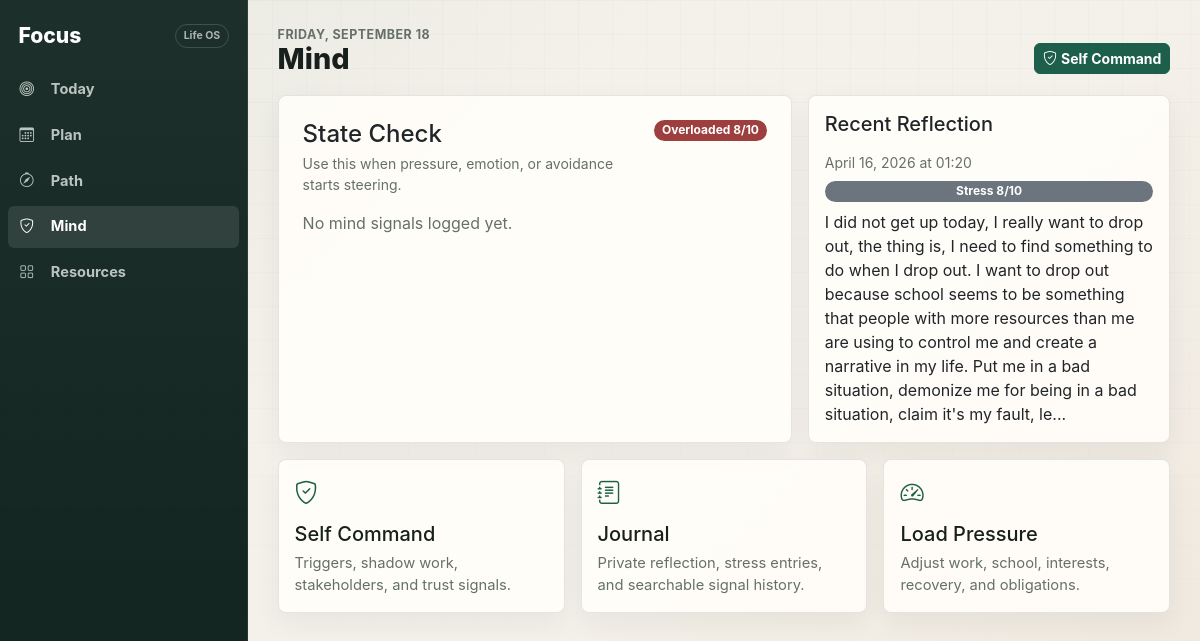
The page /mind on the database its author committed.
### models.py (models this page shows)
class JournalEntry(db.Model):
    __tablename__ = "journal_entries"
    id = db.Column(db.String(36), primary_key=True, default=new_uuid)
    body = db.Column(db.Text, nullable=False)
    stress_level = db.Column(db.Integer, nullable=True)
    created_at = db.Column(db.DateTime, default=datetime.utcnow)
    updated_at = db.Column(db.DateTime, default=datetime.utcnow, onupdate=datetime.utcnow)

### app.py (the view)
@app.route("/mind")
def mind_index():
    today = date.today()
    load_today = load_snapshot(today)
    latest_trigger = EmotionalTrigger.query.order_by(EmotionalTrigger.created_at.desc()).first()
    latest_shadow = ShadowEntry.query.order_by(ShadowEntry.created_at.desc()).first()
    last_entry = JournalEntry.query.order_by(JournalEntry.created_at.desc()).first()
    purpose_review = PurposeReview.query.order_by(PurposeReview.created_at.desc()).first()
    return render_template("hubs/mind.html",
        today=today,
        load_today=load_today,
        latest_trigger=latest_trigger,
        latest_shadow=latest_shadow,
        last_entry=last_entry,
        purpose_review=purpose_review
    )

### app.py (called while the page is built)
def scheduled_minutes_by_category(day_value):
    blocks = CalendarBlock.query.filter(
        db.func.date(CalendarBlock.starts_at) == day_value
    ).all()
    totals = {key: 0 for key, _ in CALENDAR_CATEGORIES}
    for block in blocks:
        category = block.category or "other"
        if category not in totals:
            category = "other"
        totals[category] += int(block.duration_minutes)
    return totals

### models.py (called while the page is built)
    @property
    def duration_minutes(self):
        delta = self.ends_at - self.starts_at
        return max(delta.total_seconds() / 60, 1)

### templates/hubs/mind.html (shortened to what this page needs)
{% extends "base.html" %}
{% block content %}
<div class="focus-page-title">
  <div>
    <div class="focus-kicker">{{ today.strftime('%A, %B %d') }}</div>
    <h2 class="focus-display mb-0">Mind</h2>
  </div>
  <a href="{{ url_for('self_command_index') }}" class="btn btn-sm btn-primary">
    <i class="bi bi-shield-check me-1"></i>Self Command
  </a>
</div>
<div class="row g-3">
  <div class="col-12 col-xl-7">
    <div class="card p-4 h-100">
      <div class="d-flex justify-content-between align-items-start gap-2 mb-3">
        <div>
          <h4 class="mb-1">State Check</h4>
          <div class="text-muted small">Use this when pressure, emotion, or avoidance starts steering.</div>
        </div>
        <span class="badge bg-{{ load_today.color }}">{{ load_today.label }} {{ load_today.pressure }}/10</span>
      </div>
      {% if latest_trigger %}
        <div class="focus-kicker mb-1">Latest trigger</div>
        <h5>{{ latest_trigger.emotion or 'Unlabeled emotion' }}</h5>
        <p class="mb-0">{{ latest_trigger.trigger_context[:260] }}{% if latest_trigger.trigger_context|length > 260 %}...{% endif %}</p>
      {% elif purpose_review %}
        <div class="focus-kicker mb-1">Latest purpose review</div>
        <h5>{{ purpose_review.status.replace('_', ' ').title() }}</h5>
        <p class="mb-0">{{ purpose_review.next_adjustment }}</p>
      {% else %}
        <p class="text-muted mb-0">No mind signals logged yet.</p>
      {% endif %}
    </div>
  </div>
  <div class="col-12 col-xl-5">
    <div class="card p-3 h-100">
      <h5 class="mb-3">Recent Reflection</h5>
      {% if last_entry %}
        <div class="text-muted small mb-2">{{ last_entry.created_at.strftime('%B %d, %Y at %H:%M') }}</div>
        {% if last_entry.stress_level %}
          <span class="badge bg-secondary mb-2">Stress {{ last_entry.stress_level }}/10</span>
        {% endif %}
        <p class="mb-0" style="white-space:pre-wrap;">{{ last_entry.body[:360] }}{% if last_entry.body|length > 360 %}...{% endif %}</p>
      {% else %}
        <p class="text-muted mb-0">No journal entries yet.</p>
      {% endif %}
    </div>
  </div>
  <div class="col-12 col-xl-4">
    <a href="{{ url_for('self_command_index') }}" class="hub-card card p-3 text-decoration-none h-100">
      <i class="bi bi-shield-check"></i>
      <h5>Self Command</h5>
      <p>Triggers, shadow work, stakeholders, and trust signals.</p>
    </a>
  </div>
  <div class="col-12 col-xl-4">
    <a href="{{ url_for('journal_index') }}" class="hub-card card p-3 text-decoration-none h-100">
      <i class="bi bi-journal-text"></i>
      <h5>Journal</h5>
      <p>Private reflection, stress entries, and searchable signal history.</p>
    </a>
  </div>
  <div class="col-12 col-xl-4">
    <a href="{{ url_for('calendar_index') }}" class="hub-card card p-3 text-decoration-none h-100">
      <i class="bi bi-speedometer2"></i>
      <h5>Load Pressure</h5>
      <p>Adjust work, school, interests, recovery, and obligations.</p>
    </a>
  </div>
</div>
{% endblock %}

### static/focus.css (style rules this page uses)
:root { --bg: #f4f1ea; --surface: #fffdf8; --ink: #18201d; --muted: #66706a; --line: rgba(24, 32, 29, .11); --brand: #1d5f4a; --brand-2: #255f8f; --accent: #b56b37; --danger: #9d3f3f; --rail: #10231e; --shadow: 0 18px 44px rgba(23, 36, 31, .08); --shadow-soft: 0 10px 28px rgba(23, 36, 31, .06); --radius: 8px; --radius-sm: 6px; --desktop-rail: 248px; --mobile-nav-h: 68px; --font: Inter, ui-sans-serif, system-ui, -apple-system, BlinkMacSystemFont, "Segoe UI", sans-serif; }
*, *::before, *::after { box-sizing: border-box; }
html { min-height: 100%; }
body { min-height: 100vh; margin: 0; color: var(--ink); background: linear-gradient(135deg, rgba(29, 95, 74, .06), transparent 34%), linear-gradient(315deg, rgba(181, 107, 55, .07), transparent 42%), var(--bg); font-family: var(--font); overflow-x: hidden; -webkit-text-size-adjust: 100%; }
body::before { content: ""; position: fixed; inset: 0; pointer-events: none; background-image: linear-gradient(rgba(24, 32, 29, .028) 1px, transparent 1px), linear-gradient(90deg, rgba(24, 32, 29, .025) 1px, transparent 1px); background-size: 34px 34px; mask-image: linear-gradient(to bottom, rgba(0,0,0,.8), rgba(0,0,0,.08)); }
a { color: var(--brand); }
h1, h2, h3, h4, h5, h6 { letter-spacing: 0; }
.card { border: 1px solid var(--line); border-radius: var(--radius); background: rgba(255, 253, 248, .94); box-shadow: var(--shadow-soft); }
.text-muted { color: var(--muted) !important; }
.btn { border-radius: var(--radius-sm); font-weight: 650; letter-spacing: 0; }
.btn-primary, .bg-primary, .progress-bar { background-color: var(--brand) !important; border-color: var(--brand) !important; }
.btn-danger, .bg-danger { background-color: var(--danger) !important; border-color: var(--danger) !important; }
.badge { border-radius: 999px; font-weight: 650; }
.focus-page-title { display: flex; align-items: end; justify-content: space-between; gap: 1rem; margin-bottom: 1.35rem; }
.focus-kicker { color: var(--muted); font-size: .78rem; font-weight: 700; letter-spacing: .04em; text-transform: uppercase; }
.focus-display { font-size: clamp(1.6rem, 2.4vw, 2.7rem); font-weight: 780; line-height: 1.02; }
.hub-card { color: var(--ink); }
.hub-card i { color: var(--brand); font-size: 1.45rem; margin-bottom: .75rem; }
.hub-card h5 { margin-bottom: .35rem; }
.hub-card p { color: var(--muted); margin-bottom: 0; font-size: .92rem; }
@media (min-width: 1200px) { body { height: 100vh; overflow: hidden; } }
@media (prefers-reduced-motion: no-preference) { .card, .btn, .nav-link, .form-control, .form-select { transition: background-color .16s ease, border-color .16s ease, box-shadow .16s ease, transform .16s ease, color .16s ease; } }

### rows shown on the page
JournalEntry: created_at "April 16, 2026 at 01:20", stress_level "8", body "I did not get up today, I really want to drop out, the thing is, I need to find something to do when I drop out. I want to drop out because school seems to be something that people with more resources than me are using to control me and create a narrative in my life. Put me in a bad situation, demonize me for being in a bad situation, claim it's my fault, le"

### other values the page prints
{{ load_today.label }} "Overloaded"
{{ load_today.pressure }} "8"
